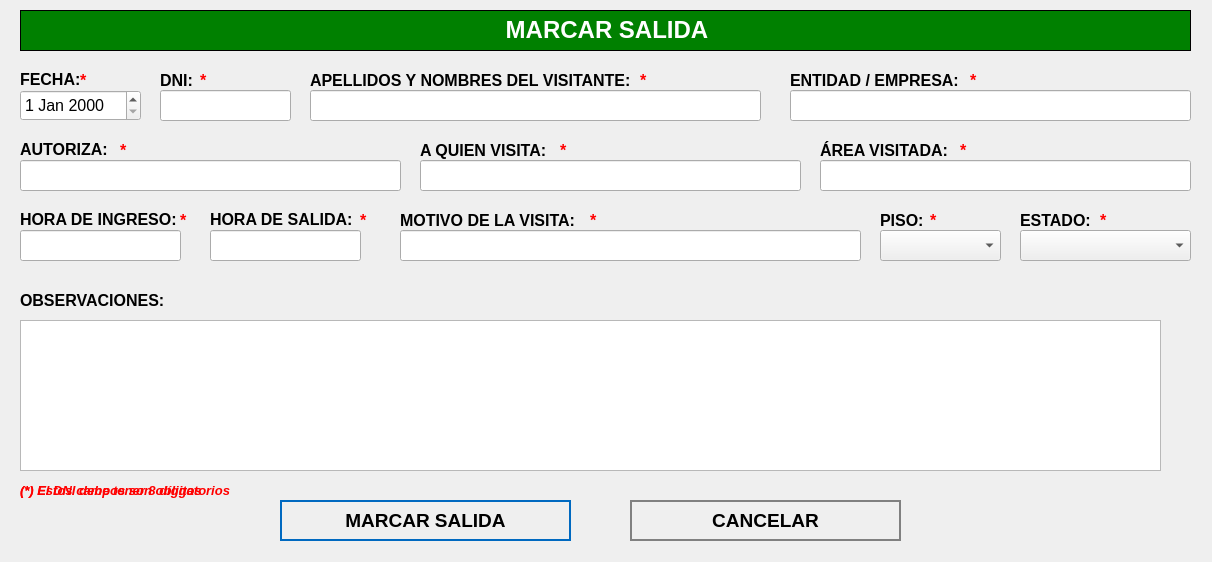
<?xml version="1.0" encoding="UTF-8"?>
<ui version="4.0">
 <class>MarcarSalida</class>
 <widget class="QWidget" name="MarcarSalida">
  <property name="geometry">
   <rect>
    <x>0</x>
    <y>0</y>
    <width>1212</width>
    <height>562</height>
   </rect>
  </property>
  <property name="windowTitle">
   <string>Marcar Salida</string>
  </property>
  <property name="styleSheet">
   <string notr="true">QPushButton
{	
	height: 2em;
 	border-style: solid;
	border-width: 2px;
 	border-color: grey;
	font-weight: bold;
}

QPushButton:hover
{
   	background-color:grey;
	color:white;
}</string>
  </property>
  <widget class="QLabel" name="label">
   <property name="geometry">
    <rect>
     <x>20</x>
     <y>10</y>
     <width>1171</width>
     <height>41</height>
    </rect>
   </property>
   <property name="font">
    <font>
     <underline>false</underline>
    </font>
   </property>
   <property name="autoFillBackground">
    <bool>false</bool>
   </property>
   <property name="styleSheet">
    <string notr="true">background-color: green;</string>
   </property>
   <property name="frameShape">
    <enum>QFrame::Box</enum>
   </property>
   <property name="text">
    <string>&lt;html&gt;&lt;head/&gt;&lt;body&gt;&lt;p align=&quot;center&quot;&gt;&lt;span style=&quot; font-size:18pt; font-weight:600; color:#ffffff;&quot;&gt;MARCAR SALIDA&lt;/span&gt;&lt;/p&gt;&lt;/body&gt;&lt;/html&gt;</string>
   </property>
  </widget>
  <widget class="QLabel" name="label_autoriza">
   <property name="geometry">
    <rect>
     <x>20</x>
     <y>140</y>
     <width>101</width>
     <height>16</height>
    </rect>
   </property>
   <property name="text">
    <string>&lt;html&gt;&lt;head/&gt;&lt;body&gt;&lt;p&gt;&lt;span style=&quot; font-size:12pt; font-weight:600;&quot;&gt;AUTORIZA:&lt;/span&gt;&lt;/p&gt;&lt;/body&gt;&lt;/html&gt;</string>
   </property>
  </widget>
  <widget class="QLineEdit" name="titleLineEdit">
   <property name="geometry">
    <rect>
     <x>20</x>
     <y>160</y>
     <width>381</width>
     <height>31</height>
    </rect>
   </property>
   <property name="font">
    <font>
     <pointsize>12</pointsize>
    </font>
   </property>
   <property name="placeholderText">
    <string/>
   </property>
  </widget>
  <widget class="QLineEdit" name="categoryLineEdit">
   <property name="geometry">
    <rect>
     <x>420</x>
     <y>160</y>
     <width>381</width>
     <height>31</height>
    </rect>
   </property>
   <property name="font">
    <font>
     <pointsize>12</pointsize>
    </font>
   </property>
  </widget>
  <widget class="QTextEdit" name="descriptionTextedit">
   <property name="geometry">
    <rect>
     <x>20</x>
     <y>320</y>
     <width>1141</width>
     <height>151</height>
    </rect>
   </property>
   <property name="font">
    <font>
     <pointsize>12</pointsize>
    </font>
   </property>
  </widget>
  <widget class="QPushButton" name="editButton">
   <property name="geometry">
    <rect>
     <x>280</x>
     <y>500</y>
     <width>291</width>
     <height>41</height>
    </rect>
   </property>
   <property name="font">
    <font>
     <pointsize>14</pointsize>
     <weight>75</weight>
     <bold>true</bold>
    </font>
   </property>
   <property name="cursor">
    <cursorShape>PointingHandCursor</cursorShape>
   </property>
   <property name="styleSheet">
    <string notr="true">QPushButton
{	
	height: 2em;
 	border-style: solid;
	border-width: 2px;
 	border-color: #0069c0;
	font-weight: bold;
}

QPushButton:hover
{
   	background-color:#0069c0;
	color:white;
}</string>
   </property>
   <property name="text">
    <string>MARCAR SALIDA</string>
   </property>
   <property name="icon">
    <iconset>
     <normaloff>../assets/icons/icon_black_clock.png</normaloff>../assets/icons/icon_black_clock.png</iconset>
   </property>
   <property name="iconSize">
    <size>
     <width>30</width>
     <height>60</height>
    </size>
   </property>
   <property name="flat">
    <bool>true</bool>
   </property>
  </widget>
  <widget class="QPushButton" name="cancelButton">
   <property name="geometry">
    <rect>
     <x>630</x>
     <y>500</y>
     <width>271</width>
     <height>41</height>
    </rect>
   </property>
   <property name="font">
    <font>
     <pointsize>14</pointsize>
     <weight>75</weight>
     <bold>true</bold>
    </font>
   </property>
   <property name="cursor">
    <cursorShape>PointingHandCursor</cursorShape>
   </property>
   <property name="styleSheet">
    <string notr="true">QPushButton
{	
	height: 2em;
 	border-style: solid;
	border-width: 2px;
 	border-color: grey;
	font-weight: bold;
}

QPushButton:hover
{
   	background-color:grey;
	color:white;
}</string>
   </property>
   <property name="text">
    <string>CANCELAR</string>
   </property>
   <property name="icon">
    <iconset>
     <normaloff>../assets/icons/cancel-icon.png</normaloff>../assets/icons/cancel-icon.png</iconset>
   </property>
   <property name="iconSize">
    <size>
     <width>30</width>
     <height>30</height>
    </size>
   </property>
   <property name="flat">
    <bool>true</bool>
   </property>
  </widget>
  <widget class="QLabel" name="label_aquienvisita">
   <property name="geometry">
    <rect>
     <x>420</x>
     <y>140</y>
     <width>191</width>
     <height>21</height>
    </rect>
   </property>
   <property name="text">
    <string>&lt;html&gt;&lt;head/&gt;&lt;body&gt;&lt;p&gt;&lt;span style=&quot; font-size:12pt; font-weight:600;&quot;&gt;A QUIEN VISITA:&lt;/span&gt;&lt;/p&gt;&lt;/body&gt;&lt;/html&gt;</string>
   </property>
  </widget>
  <widget class="QDateEdit" name="dateEditNuevo">
   <property name="geometry">
    <rect>
     <x>20</x>
     <y>90</y>
     <width>121</width>
     <height>31</height>
    </rect>
   </property>
   <property name="font">
    <font>
     <pointsize>12</pointsize>
    </font>
   </property>
  </widget>
  <widget class="QLabel" name="label_area">
   <property name="geometry">
    <rect>
     <x>820</x>
     <y>140</y>
     <width>191</width>
     <height>21</height>
    </rect>
   </property>
   <property name="text">
    <string>&lt;html&gt;&lt;head/&gt;&lt;body&gt;&lt;p&gt;&lt;span style=&quot; font-size:12pt; font-weight:600;&quot;&gt;ÁREA VISITADA:&lt;/span&gt;&lt;/p&gt;&lt;/body&gt;&lt;/html&gt;</string>
   </property>
  </widget>
  <widget class="QLineEdit" name="nombreVisitanteLineEdit">
   <property name="geometry">
    <rect>
     <x>310</x>
     <y>90</y>
     <width>451</width>
     <height>31</height>
    </rect>
   </property>
   <property name="font">
    <font>
     <pointsize>12</pointsize>
    </font>
   </property>
  </widget>
  <widget class="QLabel" name="label_fecha">
   <property name="geometry">
    <rect>
     <x>20</x>
     <y>70</y>
     <width>101</width>
     <height>16</height>
    </rect>
   </property>
   <property name="text">
    <string>&lt;html&gt;&lt;head/&gt;&lt;body&gt;&lt;p&gt;&lt;span style=&quot; font-size:12pt; font-weight:600;&quot;&gt;FECHA:&lt;/span&gt;&lt;/p&gt;&lt;/body&gt;&lt;/html&gt;</string>
   </property>
  </widget>
  <widget class="QLabel" name="label_visitante">
   <property name="geometry">
    <rect>
     <x>310</x>
     <y>70</y>
     <width>341</width>
     <height>21</height>
    </rect>
   </property>
   <property name="text">
    <string>&lt;html&gt;&lt;head/&gt;&lt;body&gt;&lt;p&gt;&lt;span style=&quot; font-size:12pt; font-weight:600;&quot;&gt;APELLIDOS Y NOMBRES DEL VISITANTE:&lt;/span&gt;&lt;/p&gt;&lt;/body&gt;&lt;/html&gt;</string>
   </property>
  </widget>
  <widget class="QLabel" name="label_observaciones">
   <property name="geometry">
    <rect>
     <x>20</x>
     <y>290</y>
     <width>151</width>
     <height>21</height>
    </rect>
   </property>
   <property name="text">
    <string>&lt;html&gt;&lt;head/&gt;&lt;body&gt;&lt;p&gt;&lt;span style=&quot; font-size:12pt; font-weight:600;&quot;&gt;OBSERVACIONES:&lt;/span&gt;&lt;/p&gt;&lt;/body&gt;&lt;/html&gt;</string>
   </property>
  </widget>
  <widget class="QLineEdit" name="categoryLineEditEntidadEmpresa">
   <property name="geometry">
    <rect>
     <x>790</x>
     <y>90</y>
     <width>401</width>
     <height>31</height>
    </rect>
   </property>
   <property name="font">
    <font>
     <pointsize>12</pointsize>
    </font>
   </property>
  </widget>
  <widget class="QLabel" name="label_entidad">
   <property name="geometry">
    <rect>
     <x>790</x>
     <y>70</y>
     <width>341</width>
     <height>21</height>
    </rect>
   </property>
   <property name="text">
    <string>&lt;html&gt;&lt;head/&gt;&lt;body&gt;&lt;p&gt;&lt;span style=&quot; font-size:12pt; font-weight:600;&quot;&gt;ENTIDAD / EMPRESA:&lt;/span&gt;&lt;/p&gt;&lt;/body&gt;&lt;/html&gt;</string>
   </property>
  </widget>
  <widget class="QLabel" name="label_horaIngreso">
   <property name="geometry">
    <rect>
     <x>20</x>
     <y>210</y>
     <width>171</width>
     <height>16</height>
    </rect>
   </property>
   <property name="text">
    <string>&lt;html&gt;&lt;head/&gt;&lt;body&gt;&lt;p&gt;&lt;span style=&quot; font-size:12pt; font-weight:600;&quot;&gt;HORA DE INGRESO:&lt;/span&gt;&lt;/p&gt;&lt;/body&gt;&lt;/html&gt;</string>
   </property>
  </widget>
  <widget class="QLabel" name="label_horaSalida">
   <property name="geometry">
    <rect>
     <x>210</x>
     <y>210</y>
     <width>171</width>
     <height>16</height>
    </rect>
   </property>
   <property name="text">
    <string>&lt;html&gt;&lt;head/&gt;&lt;body&gt;&lt;p&gt;&lt;span style=&quot; font-size:12pt; font-weight:600;&quot;&gt;HORA DE SALIDA:&lt;/span&gt;&lt;/p&gt;&lt;/body&gt;&lt;/html&gt;</string>
   </property>
  </widget>
  <widget class="QLabel" name="label_motivoVisita">
   <property name="geometry">
    <rect>
     <x>400</x>
     <y>210</y>
     <width>341</width>
     <height>21</height>
    </rect>
   </property>
   <property name="text">
    <string>&lt;html&gt;&lt;head/&gt;&lt;body&gt;&lt;p&gt;&lt;span style=&quot; font-size:12pt; font-weight:600;&quot;&gt;MOTIVO DE LA VISITA:&lt;/span&gt;&lt;/p&gt;&lt;/body&gt;&lt;/html&gt;</string>
   </property>
  </widget>
  <widget class="QLineEdit" name="dniLineEdit">
   <property name="geometry">
    <rect>
     <x>160</x>
     <y>90</y>
     <width>131</width>
     <height>31</height>
    </rect>
   </property>
   <property name="font">
    <font>
     <pointsize>12</pointsize>
    </font>
   </property>
  </widget>
  <widget class="QLabel" name="label_dni">
   <property name="geometry">
    <rect>
     <x>160</x>
     <y>70</y>
     <width>91</width>
     <height>21</height>
    </rect>
   </property>
   <property name="text">
    <string>&lt;html&gt;&lt;head/&gt;&lt;body&gt;&lt;p&gt;&lt;span style=&quot; font-size:12pt; font-weight:600;&quot;&gt;DNI:&lt;/span&gt;&lt;/p&gt;&lt;/body&gt;&lt;/html&gt;</string>
   </property>
  </widget>
  <widget class="QLabel" name="label_piso">
   <property name="geometry">
    <rect>
     <x>880</x>
     <y>210</y>
     <width>61</width>
     <height>21</height>
    </rect>
   </property>
   <property name="text">
    <string>&lt;html&gt;&lt;head/&gt;&lt;body&gt;&lt;p&gt;&lt;span style=&quot; font-size:12pt; font-weight:600;&quot;&gt;PISO:&lt;/span&gt;&lt;/p&gt;&lt;/body&gt;&lt;/html&gt;</string>
   </property>
  </widget>
  <widget class="QComboBox" name="comboBoxPiso">
   <property name="geometry">
    <rect>
     <x>880</x>
     <y>230</y>
     <width>121</width>
     <height>31</height>
    </rect>
   </property>
   <property name="font">
    <font>
     <pointsize>12</pointsize>
    </font>
   </property>
   <property name="editable">
    <bool>false</bool>
   </property>
  </widget>
  <widget class="QLabel" name="label_estado">
   <property name="geometry">
    <rect>
     <x>1020</x>
     <y>210</y>
     <width>91</width>
     <height>21</height>
    </rect>
   </property>
   <property name="text">
    <string>&lt;html&gt;&lt;head/&gt;&lt;body&gt;&lt;p&gt;&lt;span style=&quot; font-size:12pt; font-weight:600;&quot;&gt;ESTADO:&lt;/span&gt;&lt;/p&gt;&lt;/body&gt;&lt;/html&gt;</string>
   </property>
  </widget>
  <widget class="QComboBox" name="comboBoxEstado">
   <property name="geometry">
    <rect>
     <x>1020</x>
     <y>230</y>
     <width>171</width>
     <height>31</height>
    </rect>
   </property>
   <property name="font">
    <font>
     <pointsize>12</pointsize>
    </font>
   </property>
   <property name="editable">
    <bool>false</bool>
   </property>
  </widget>
  <widget class="QLineEdit" name="horaIngresoLineEdit">
   <property name="geometry">
    <rect>
     <x>20</x>
     <y>230</y>
     <width>161</width>
     <height>31</height>
    </rect>
   </property>
   <property name="font">
    <font>
     <pointsize>12</pointsize>
    </font>
   </property>
  </widget>
  <widget class="QLineEdit" name="horaSalidaLineEdit">
   <property name="geometry">
    <rect>
     <x>210</x>
     <y>230</y>
     <width>151</width>
     <height>31</height>
    </rect>
   </property>
   <property name="font">
    <font>
     <pointsize>12</pointsize>
    </font>
   </property>
  </widget>
  <widget class="QLabel" name="ast_motivo">
   <property name="geometry">
    <rect>
     <x>590</x>
     <y>210</y>
     <width>16</width>
     <height>21</height>
    </rect>
   </property>
   <property name="text">
    <string>&lt;html&gt;&lt;head/&gt;&lt;body&gt;&lt;p&gt;&lt;span style=&quot; font-size:12pt; font-weight:600; color:#ff0000;&quot;&gt;*&lt;/span&gt;&lt;/p&gt;&lt;/body&gt;&lt;/html&gt;</string>
   </property>
  </widget>
  <widget class="QLabel" name="ast_visitante">
   <property name="geometry">
    <rect>
     <x>640</x>
     <y>70</y>
     <width>16</width>
     <height>21</height>
    </rect>
   </property>
   <property name="text">
    <string>&lt;html&gt;&lt;head/&gt;&lt;body&gt;&lt;p&gt;&lt;span style=&quot; font-size:12pt; font-weight:600; color:#ff0000;&quot;&gt;*&lt;/span&gt;&lt;/p&gt;&lt;/body&gt;&lt;/html&gt;</string>
   </property>
  </widget>
  <widget class="QLabel" name="ast_horaingreso">
   <property name="geometry">
    <rect>
     <x>180</x>
     <y>210</y>
     <width>16</width>
     <height>21</height>
    </rect>
   </property>
   <property name="text">
    <string>&lt;html&gt;&lt;head/&gt;&lt;body&gt;&lt;p&gt;&lt;span style=&quot; font-size:12pt; font-weight:600; color:#ff0000;&quot;&gt;*&lt;/span&gt;&lt;/p&gt;&lt;/body&gt;&lt;/html&gt;</string>
   </property>
  </widget>
  <widget class="QLabel" name="ast_fecha">
   <property name="geometry">
    <rect>
     <x>80</x>
     <y>70</y>
     <width>16</width>
     <height>21</height>
    </rect>
   </property>
   <property name="text">
    <string>&lt;html&gt;&lt;head/&gt;&lt;body&gt;&lt;p&gt;&lt;span style=&quot; font-size:12pt; font-weight:600; color:#ff0000;&quot;&gt;*&lt;/span&gt;&lt;/p&gt;&lt;/body&gt;&lt;/html&gt;</string>
   </property>
  </widget>
  <widget class="QLabel" name="ast_dni">
   <property name="geometry">
    <rect>
     <x>200</x>
     <y>70</y>
     <width>16</width>
     <height>21</height>
    </rect>
   </property>
   <property name="text">
    <string>&lt;html&gt;&lt;head/&gt;&lt;body&gt;&lt;p&gt;&lt;span style=&quot; font-size:12pt; font-weight:600; color:#ff0000;&quot;&gt;*&lt;/span&gt;&lt;/p&gt;&lt;/body&gt;&lt;/html&gt;</string>
   </property>
  </widget>
  <widget class="QLabel" name="ast_autoriza">
   <property name="geometry">
    <rect>
     <x>120</x>
     <y>140</y>
     <width>16</width>
     <height>21</height>
    </rect>
   </property>
   <property name="text">
    <string>&lt;html&gt;&lt;head/&gt;&lt;body&gt;&lt;p&gt;&lt;span style=&quot; font-size:12pt; font-weight:600; color:#ff0000;&quot;&gt;*&lt;/span&gt;&lt;/p&gt;&lt;/body&gt;&lt;/html&gt;</string>
   </property>
  </widget>
  <widget class="QLabel" name="ast_aquienvisita">
   <property name="geometry">
    <rect>
     <x>560</x>
     <y>140</y>
     <width>16</width>
     <height>21</height>
    </rect>
   </property>
   <property name="text">
    <string>&lt;html&gt;&lt;head/&gt;&lt;body&gt;&lt;p&gt;&lt;span style=&quot; font-size:12pt; font-weight:600; color:#ff0000;&quot;&gt;*&lt;/span&gt;&lt;/p&gt;&lt;/body&gt;&lt;/html&gt;</string>
   </property>
  </widget>
  <widget class="QLabel" name="ast_area">
   <property name="geometry">
    <rect>
     <x>960</x>
     <y>140</y>
     <width>16</width>
     <height>21</height>
    </rect>
   </property>
   <property name="text">
    <string>&lt;html&gt;&lt;head/&gt;&lt;body&gt;&lt;p&gt;&lt;span style=&quot; font-size:12pt; font-weight:600; color:#ff0000;&quot;&gt;*&lt;/span&gt;&lt;/p&gt;&lt;/body&gt;&lt;/html&gt;</string>
   </property>
  </widget>
  <widget class="QLabel" name="ast_entidadempresa">
   <property name="geometry">
    <rect>
     <x>970</x>
     <y>70</y>
     <width>16</width>
     <height>21</height>
    </rect>
   </property>
   <property name="text">
    <string>&lt;html&gt;&lt;head/&gt;&lt;body&gt;&lt;p&gt;&lt;span style=&quot; font-size:12pt; font-weight:600; color:#ff0000;&quot;&gt;*&lt;/span&gt;&lt;/p&gt;&lt;/body&gt;&lt;/html&gt;</string>
   </property>
  </widget>
  <widget class="QLabel" name="ast_piso">
   <property name="geometry">
    <rect>
     <x>930</x>
     <y>210</y>
     <width>16</width>
     <height>21</height>
    </rect>
   </property>
   <property name="text">
    <string>&lt;html&gt;&lt;head/&gt;&lt;body&gt;&lt;p&gt;&lt;span style=&quot; font-size:12pt; font-weight:600; color:#ff0000;&quot;&gt;*&lt;/span&gt;&lt;/p&gt;&lt;/body&gt;&lt;/html&gt;</string>
   </property>
  </widget>
  <widget class="QLabel" name="ast_estado">
   <property name="geometry">
    <rect>
     <x>1100</x>
     <y>210</y>
     <width>16</width>
     <height>21</height>
    </rect>
   </property>
   <property name="text">
    <string>&lt;html&gt;&lt;head/&gt;&lt;body&gt;&lt;p&gt;&lt;span style=&quot; font-size:12pt; font-weight:600; color:#ff0000;&quot;&gt;*&lt;/span&gt;&lt;/p&gt;&lt;/body&gt;&lt;/html&gt;</string>
   </property>
  </widget>
  <widget class="QLabel" name="label_nota_obligatoria">
   <property name="geometry">
    <rect>
     <x>20</x>
     <y>480</y>
     <width>281</width>
     <height>21</height>
    </rect>
   </property>
   <property name="text">
    <string>&lt;html&gt;&lt;head/&gt;&lt;body&gt;&lt;p&gt;&lt;span style=&quot; font-size:10pt; font-weight:600; font-style:italic; color:#ff0000;&quot;&gt;(*) Estos campos son obligatorios&lt;/span&gt;&lt;/p&gt;&lt;/body&gt;&lt;/html&gt;</string>
   </property>
  </widget>
  <widget class="QLineEdit" name="motivoVisitaLineEdit">
   <property name="geometry">
    <rect>
     <x>400</x>
     <y>230</y>
     <width>461</width>
     <height>31</height>
    </rect>
   </property>
   <property name="font">
    <font>
     <pointsize>12</pointsize>
    </font>
   </property>
  </widget>
  <widget class="QLabel" name="ast_horaSalida">
   <property name="geometry">
    <rect>
     <x>360</x>
     <y>210</y>
     <width>16</width>
     <height>21</height>
    </rect>
   </property>
   <property name="text">
    <string>&lt;html&gt;&lt;head/&gt;&lt;body&gt;&lt;p&gt;&lt;span style=&quot; font-size:12pt; font-weight:600; color:#ff0000;&quot;&gt;*&lt;/span&gt;&lt;/p&gt;&lt;/body&gt;&lt;/html&gt;</string>
   </property>
  </widget>
  <widget class="QLabel" name="label_advertencia_dni">
   <property name="geometry">
    <rect>
     <x>20</x>
     <y>480</y>
     <width>281</width>
     <height>21</height>
    </rect>
   </property>
   <property name="text">
    <string>&lt;html&gt;&lt;head/&gt;&lt;body&gt;&lt;p&gt;&lt;span style=&quot; font-size:10pt; font-weight:600; font-style:italic; color:#ff0000;&quot;&gt;(*) El DNI debe tener 8 dígitos&lt;/span&gt;&lt;/p&gt;&lt;/body&gt;&lt;/html&gt;</string>
   </property>
  </widget>
  <widget class="QLineEdit" name="areaVisitadaLineEdit">
   <property name="geometry">
    <rect>
     <x>820</x>
     <y>160</y>
     <width>371</width>
     <height>31</height>
    </rect>
   </property>
   <property name="font">
    <font>
     <pointsize>12</pointsize>
    </font>
   </property>
  </widget>
 </widget>
 <tabstops>
  <tabstop>dniLineEdit</tabstop>
  <tabstop>nombreVisitanteLineEdit</tabstop>
  <tabstop>categoryLineEditEntidadEmpresa</tabstop>
  <tabstop>titleLineEdit</tabstop>
  <tabstop>categoryLineEdit</tabstop>
  <tabstop>areaVisitadaLineEdit</tabstop>
  <tabstop>horaIngresoLineEdit</tabstop>
  <tabstop>horaSalidaLineEdit</tabstop>
  <tabstop>motivoVisitaLineEdit</tabstop>
  <tabstop>comboBoxPiso</tabstop>
  <tabstop>comboBoxEstado</tabstop>
  <tabstop>descriptionTextedit</tabstop>
  <tabstop>editButton</tabstop>
  <tabstop>cancelButton</tabstop>
  <tabstop>dateEditNuevo</tabstop>
 </tabstops>
 <resources/>
 <connections/>
</ui>
